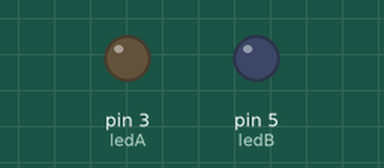
Simulated run of this sketch. Board: Arduino Uno, built with avr-gcc and run on an emulated ATmega328P. Shown: output pins drawn as LEDs (lit = HIGH).

Above: at 0.15 s.
Timing chart, 0 to 1.6 s (numbered marks = the images above):
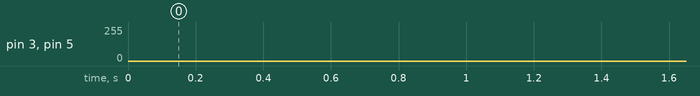

The sketch:

Ex_4_2.ino
```cpp
/*

  예제 4.2
  LED 밝기 조절에 대한 예제입니다

*/
const int ledA = 3;
const int ledB = 5;
int brightness = 0;
int increment = 1;

void setup()
{
  //analogWrite 핀은 별도 설정 불필요
}

void loop()
{
  analogWrite(ledA, brightness);
  analogWrite(ledB, 255 - brightness);

  brightness = brightness + increment;

  if((brightness >= 255)||(brightness <= 0)) increment = -increment;
  delay(1);
}
```
